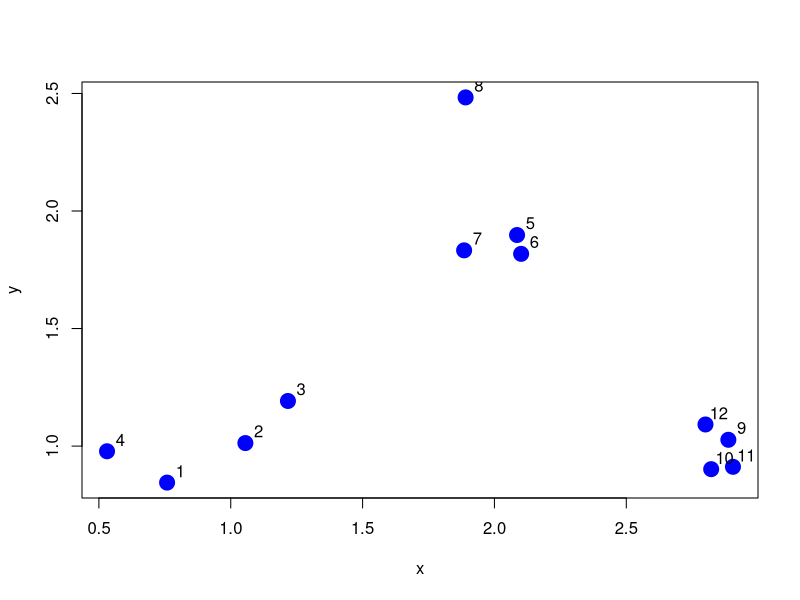
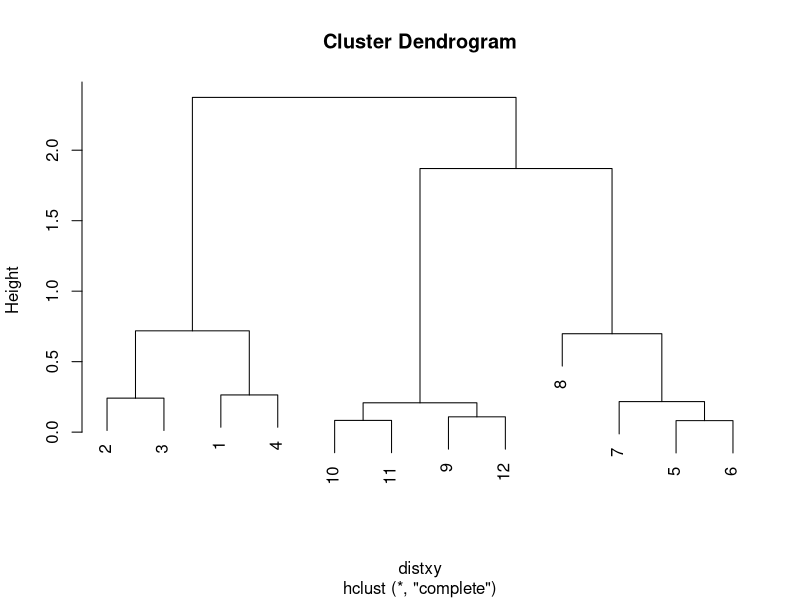
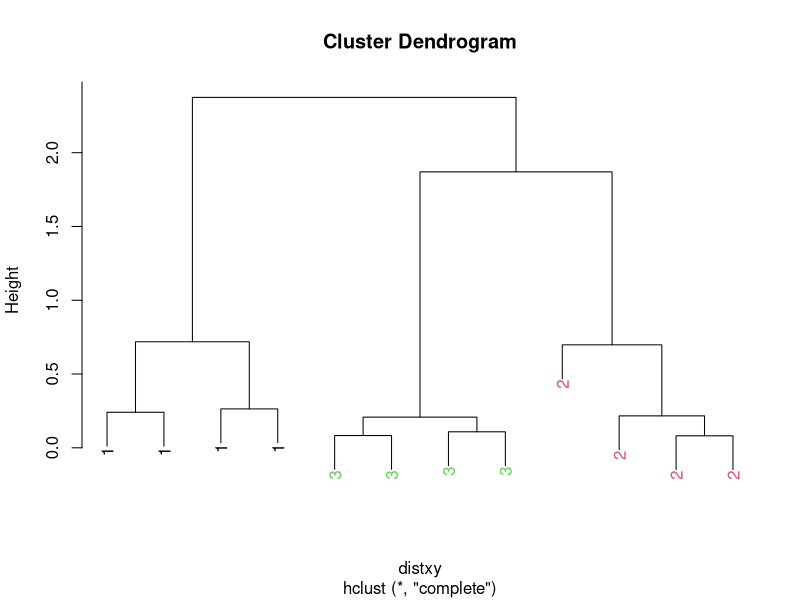
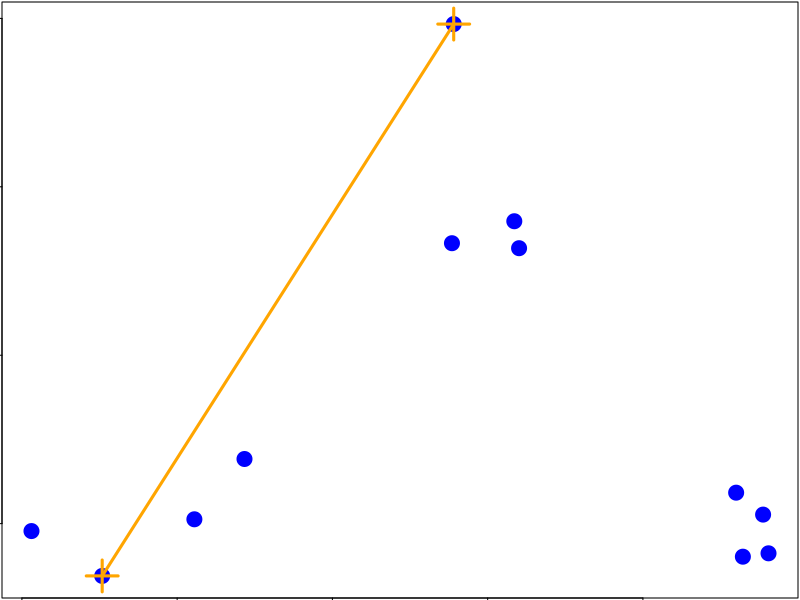
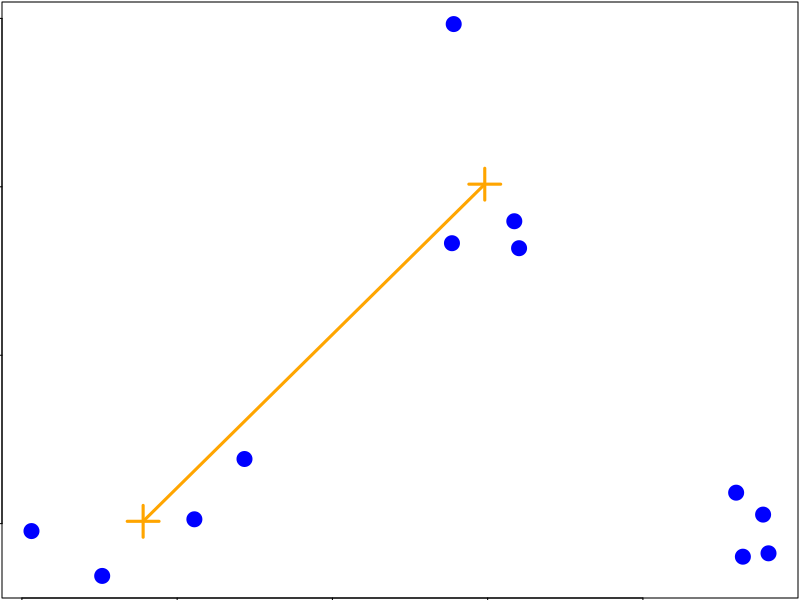
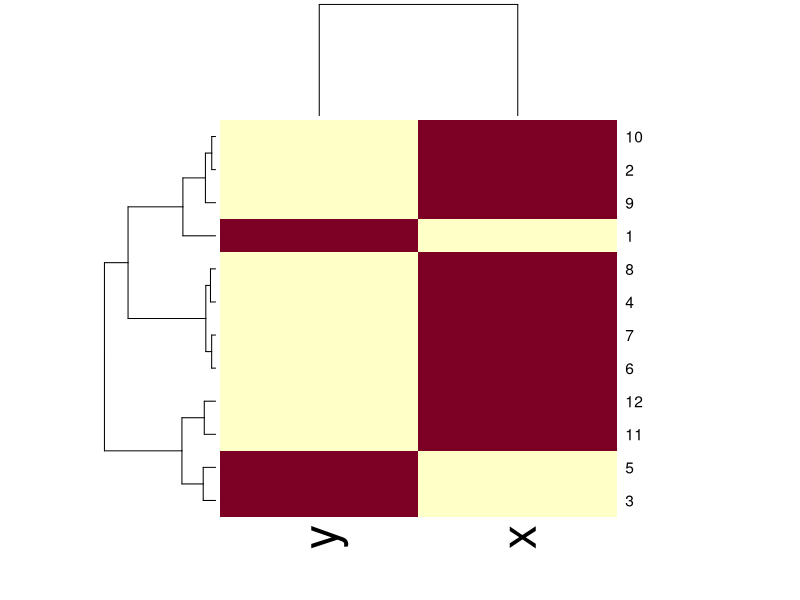

Generate these figures, in order, with R:
# Lesson 1: Hierarchical Clustering
# Week 3 

set.seed(1234)
#par(mar = c(0, 0, 0, 0))
x <- rnorm(12, mean = rep(1:3, each = 4), sd = 0.2)
y <- rnorm(12, mean = rep(c(1,2,1), each  = 4), sd = 0.2)
plot(x,y,col="blue", pch=19, cex=2)
text(x+0.05, y + 0.05, labels = as.character(1:12))

# calculate the distance
dataFrame <- data.frame(x = x, y = y)
distxy <- dist(dataFrame) # pairwise distance

hClustering <- hclust(distxy)
plot(hClustering)
# the farther down the tree are the points clustered 1st

# Prettier dendrograms
myplclust <- function( hclust, lab=hclust$labels, lab.col=rep(1,length(hclust$labels)), hang=0.1,...){
    ## modifiction of plclust for plotting hclust objects *in colour*!
    ## Copyright Eva KF Chan 2009
    ## Arguments:
    ##    hclust:    hclust object
    ##    lab:        a character vector of labels of the leaves of the tree
    ##    lab.col:    colour for the labels; NA=default device foreground colour
    ##    hang:     as in hclust & plclust
    ## Side effect:
    ##    A display of hierarchical cluster with coloured leaf labels.
    y <- rep(hclust$height,2); x <- as.numeric(hclust$merge)
    y <- y[which(x<0)]; x <- x[which(x<0)]; x <- abs(x)
    y <- y[order(x)]; x <- x[order(x)]
    plot( hclust, labels=FALSE, hang=hang, ... )
    text( x=x, y=y[hclust$order]-(max(hclust$height)*hang),
          labels=lab[hclust$order], col=lab.col[hclust$order], 
          srt=90, adj=c(1,0.5), xpd=NA, ... )
}

dataFrame <- data.frame(x=x,y=y)
distxy <- dist(dataFrame)
hClustering <- hclust(distxy)
myplclust(hClustering,lab=rep(1:3,each=4),lab.col=rep(1:3,each=4))

# Even prettier
# http://gallery.r-enthusiasts.com/RGraphGallery.php?graph=79

# Merging points - complete
dataFrame <- data.frame(x=x,y=y)
par(mar=rep(0.1,4))
plot(x,y,col="blue",pch=19,cex=2)
points(x[8],y[8],col="orange",pch=3,lwd=3,cex=3)
points(x[1],y[1],col="orange",pch=3,lwd=3,cex=3)
segments(x[8],y[8],x[1],y[1],lwd=3,col="orange")

# Merge points - average
dataFrame <- data.frame(x=x,y=y)
par(mar=rep(0.1,4))
plot(x,y,col="blue",pch=19,cex=2)
points(mean(x[1:4]),mean(y[1:4]),col="orange",pch=3,lwd=3,cex=3)
points(mean(x[5:8]),mean(y[5:8]),col="orange",pch=3,lwd=3,cex=3)
segments(mean(x[1:4]),mean(y[1:4]),mean(x[5:8]),mean(y[5:8]),lwd=3,col="orange")

# heatmap()
# uses hierarchal cluster to organize the rows and columns
dataFrame <- data.frame(x=x,y=y)
set.seed(143)
dataMatrix <- as.matrix(dataFrame)[sample(1:12),]
heatmap(dataMatrix)















